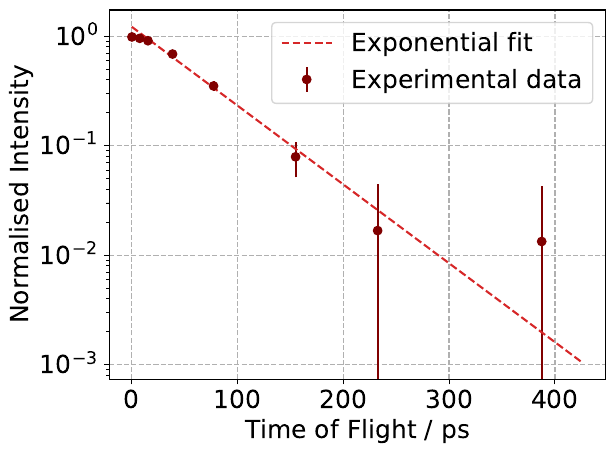

Source code (Python):
import numpy as np
import scipy as sc
from matplotlib.figure import Figure
from matplotlib.patches import Circle
from matplotlib.backends.backend_agg import FigureCanvasAgg as FigureCanvas
import matplotlib.pyplot as plt
from scipy.optimize import curve_fit

def expo(t, N_0, tau):
    return N_0*(np.exp(-t/tau))
def expo2(t, N_0, N_1, N_2, tau1, tau2):
    return N_0*expo(t, N_1, tau1)*expo(t, N_2, t-tau2)
def txtreader(filename):
	#read the file and output the correct count array and plot limits    
    x,y,z = np.genfromtxt( filename, unpack=True )
    return x,y,z

c = 2.99798452E2 #um/ps
beta = 0.043
gamma = 1/np.sqrt(1-beta**2)
print(gamma)

x, inten, error = txtreader("lifetime.txt")
time = x/(beta*c)
timer = time/gamma
timefit  = []
intenfit = []
errfit   = []
for i in range(1,len(timer)):
    timefit.append(timer[i])
    intenfit.append(inten[i])
    errfit.append(error[i]*(1/i))
smooth = np.arange(0.5*min(time),1.1*max(time))

k='maroon'

plt.rcParams['font.size'] = 18
expot, experr = curve_fit(expo, timefit, intenfit, sigma=errfit, p0=(1,69))
plt.plot(smooth, expo(smooth, *expot), '--', color='tab:red', label='Exponential fit')

plt.errorbar(timer, inten, yerr=error, fmt='o', color=k, label='Experimental data')
#plt.yscale('log')
plt.grid(which='major', axis='both', linestyle='--', linewidth=1)
#plt.ylim(0, 1.1)
plt.ylabel("Normalised Intensity")
plt.xlabel("Time of Flight / ps")
plt.yscale("log")
plt.legend()
plt.savefig("lifetime.pdf", bbox_inches = 'tight', pad_inches = 0.1, transparent=True)

for i in range(0,2):
    print(expot[i], "$\pm$", np.sqrt(experr[i][i]))
